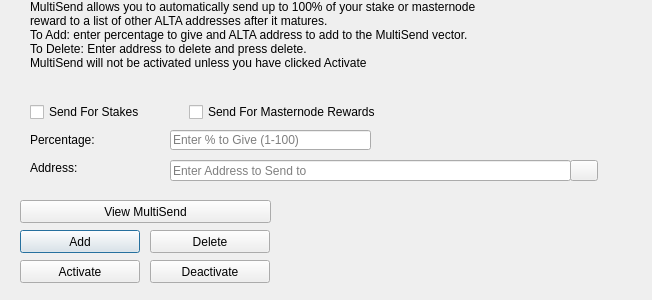
<?xml version="1.0" encoding="UTF-8"?>
<ui version="4.0">
 <class>MultiSendDialog</class>
 <widget class="QDialog" name="MultiSendDialog">
  <property name="windowModality">
   <enum>Qt::NonModal</enum>
  </property>
  <property name="geometry">
   <rect>
    <x>0</x>
    <y>0</y>
    <width>652</width>
    <height>300</height>
   </rect>
  </property>
  <property name="windowTitle">
   <string>MultiSend</string>
  </property>
  <widget class="QLineEdit" name="multiSendPercentEdit">
   <property name="geometry">
    <rect>
     <x>170</x>
     <y>130</y>
     <width>201</width>
     <height>20</height>
    </rect>
   </property>
   <property name="toolTip">
    <string>Enter whole numbers 1 - 100</string>
   </property>
   <property name="placeholderText">
    <string>Enter % to Give (1-100)</string>
   </property>
  </widget>
  <widget class="QLineEdit" name="multiSendAddressEdit">
   <property name="geometry">
    <rect>
     <x>170</x>
     <y>160</y>
     <width>401</width>
     <height>21</height>
    </rect>
   </property>
   <property name="toolTip">
    <string/>
   </property>
   <property name="placeholderText">
    <string>Enter Address to Send to</string>
   </property>
  </widget>
  <widget class="QLabel" name="label_2">
   <property name="geometry">
    <rect>
     <x>30</x>
     <y>0</y>
     <width>451</width>
     <height>121</height>
    </rect>
   </property>
   <property name="lineWidth">
    <number>1</number>
   </property>
   <property name="text">
    <string>MultiSend allows you to automatically send up to 100% of your stake or masternode reward to a list of other ALTA addresses after it matures.
To Add: enter percentage to give and ALTA address to add to the MultiSend vector.
To Delete: Enter address to delete and press delete.
MultiSend will not be activated unless you have clicked Activate</string>
   </property>
   <property name="alignment">
    <set>Qt::AlignLeading|Qt::AlignLeft|Qt::AlignTop</set>
   </property>
   <property name="wordWrap">
    <bool>true</bool>
   </property>
  </widget>
  <widget class="QLabel" name="message">
   <property name="geometry">
    <rect>
     <x>290</x>
     <y>200</y>
     <width>351</width>
     <height>91</height>
    </rect>
   </property>
   <property name="text">
    <string/>
   </property>
  </widget>
  <widget class="QPushButton" name="addButton">
   <property name="geometry">
    <rect>
     <x>20</x>
     <y>230</y>
     <width>120</width>
     <height>23</height>
    </rect>
   </property>
   <property name="toolTip">
    <string/>
   </property>
   <property name="statusTip">
    <string>Add to MultiSend Vector</string>
   </property>
   <property name="text">
    <string>Add</string>
   </property>
  </widget>
  <widget class="QPushButton" name="disableButton">
   <property name="geometry">
    <rect>
     <x>150</x>
     <y>260</y>
     <width>120</width>
     <height>23</height>
    </rect>
   </property>
   <property name="statusTip">
    <string>Deactivate MultiSend</string>
   </property>
   <property name="text">
    <string>Deactivate</string>
   </property>
  </widget>
  <widget class="QPushButton" name="addressBookButton">
   <property name="geometry">
    <rect>
     <x>570</x>
     <y>160</y>
     <width>28</width>
     <height>21</height>
    </rect>
   </property>
   <property name="toolTip">
    <string>Choose an address from the address book</string>
   </property>
   <property name="text">
    <string/>
   </property>
   <property name="icon">
    <iconset resource="../alta.qrc">
     <normaloff>:/icons/address-book</normaloff>:/icons/address-book</iconset>
   </property>
   <property name="shortcut">
    <string>Alt+A</string>
   </property>
   <property name="autoDefault">
    <bool>false</bool>
   </property>
  </widget>
  <widget class="QLabel" name="label">
   <property name="geometry">
    <rect>
     <x>30</x>
     <y>130</y>
     <width>121</width>
     <height>20</height>
    </rect>
   </property>
   <property name="toolTip">
    <string>Percentage of stake to send</string>
   </property>
   <property name="text">
    <string>Percentage:</string>
   </property>
  </widget>
  <widget class="QLabel" name="label_5">
   <property name="geometry">
    <rect>
     <x>30</x>
     <y>160</y>
     <width>111</width>
     <height>16</height>
    </rect>
   </property>
   <property name="toolTip">
    <string>Address to send portion of stake to</string>
   </property>
   <property name="text">
    <string>Address:</string>
   </property>
  </widget>
  <widget class="QPushButton" name="deleteButton">
   <property name="geometry">
    <rect>
     <x>150</x>
     <y>230</y>
     <width>120</width>
     <height>23</height>
    </rect>
   </property>
   <property name="toolTip">
    <string/>
   </property>
   <property name="statusTip">
    <string>Delete Address From MultiSend Vector</string>
   </property>
   <property name="text">
    <string>Delete</string>
   </property>
  </widget>
  <widget class="QPushButton" name="activateButton">
   <property name="geometry">
    <rect>
     <x>20</x>
     <y>260</y>
     <width>120</width>
     <height>23</height>
    </rect>
   </property>
   <property name="statusTip">
    <string>Activate MultiSend</string>
   </property>
   <property name="text">
    <string>Activate</string>
   </property>
  </widget>
  <widget class="QPushButton" name="viewButton">
   <property name="geometry">
    <rect>
     <x>20</x>
     <y>200</y>
     <width>251</width>
     <height>23</height>
    </rect>
   </property>
   <property name="toolTip">
    <string/>
   </property>
   <property name="statusTip">
    <string>View MultiSend Vector</string>
   </property>
   <property name="text">
    <string>View MultiSend</string>
   </property>
  </widget>
  <widget class="QWidget" name="horizontalLayoutWidget">
   <property name="geometry">
    <rect>
     <x>30</x>
     <y>100</y>
     <width>351</width>
     <height>24</height>
    </rect>
   </property>
   <layout class="QHBoxLayout" name="horizontalLayout">
    <item>
     <widget class="QCheckBox" name="multiSendStakeCheckBox">
      <property name="text">
       <string>Send For Stakes</string>
      </property>
     </widget>
    </item>
    <item>
     <widget class="QCheckBox" name="multiSendMasternodeCheckBox">
      <property name="text">
       <string>Send For Masternode Rewards</string>
      </property>
     </widget>
    </item>
   </layout>
  </widget>
 </widget>
 <resources>
  <include location="../alta.qrc"/>
 </resources>
 <connections/>
</ui>
